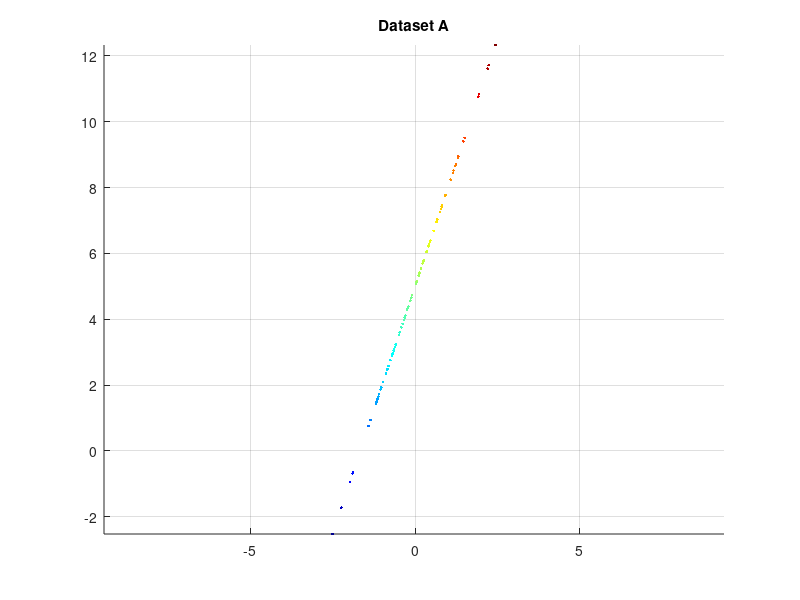
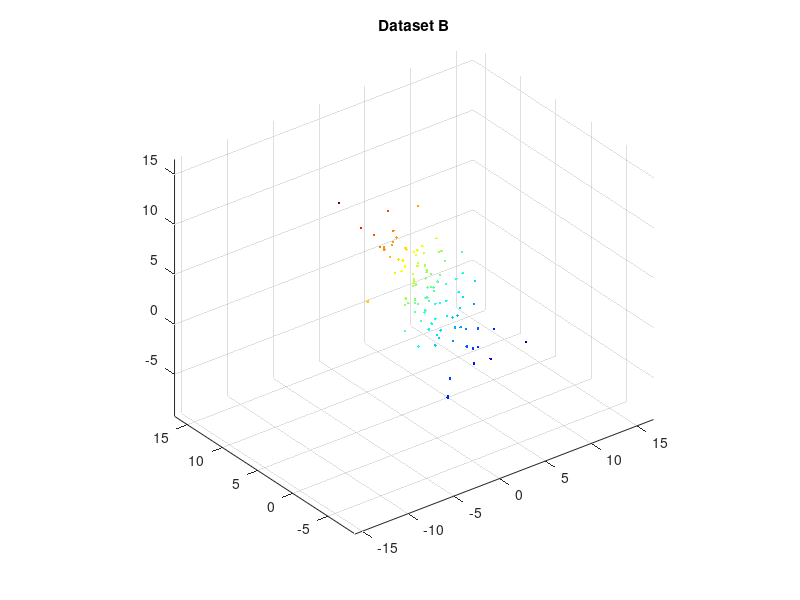
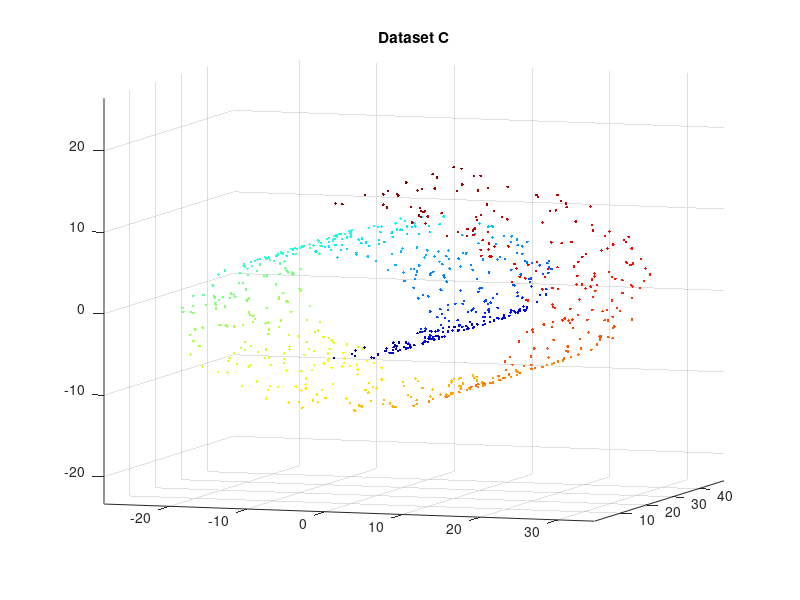

Recreate these plots in MATLAB, in order.



% generate 1D random data
N = 100;
x=randn(N,1);
y=x * 3.0 + 5.0;
X = [x,y];

cm = colormap('jet');
C = x;
C = C-min(C);
C = round(C/max(C)*(length(cm)-1)+1);

figure(1);
hold on;
for i = 1:length(X)
	plot(X(i,1),X(i,2),'.','Color',cm(C(i),:));
end
axis equal;
grid on
title('Dataset A');

save A.mat X C cm;


% generate 2D random data
N = 100;
mu = [1,3,4]; C = [2 0.8; 0.8 5; 0.8 0.8];
x = randn(N,2);
X = (C * x')' + repmat(mu,[N,1]);

cm = colormap('jet');
C = x(:,2);
C = C-min(C);
C = round(C/max(C)*(length(cm)-1)+1);

figure(2);
hold on;
for i = 1:length(X)
	plot3(X(i,1),X(i,2),X(i,3),'.','Color',cm(C(i),:));
end
axis equal;
view(3);
grid on
title('Dataset B');

save B.mat X C cm;

% generate 3D Swiss roll data
N = 800;
phi = (3*pi/2)*(1+2*rand(1,N));
height = 50*rand(1,N);
X = [2*phi.*cos(phi); height; phi.*sin(phi)]';

cm = colormap('jet');
C = phi-min(phi);
C = round(C/max(C)*(length(cm)-1)+1);

figure(3);
hold on;
for i = 1:length(X)
	plot3(X(i,1),X(i,2),X(i,3),'.','Color',cm(C(i),:));
end
axis equal;
view([18.5,6]);
grid on
title('Dataset C');

save C.mat X C cm;
